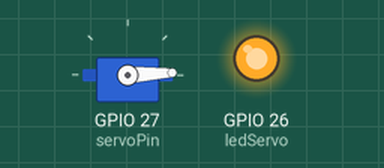
Recording of a sketch running on a simulated ESP32. Shown: servo, output pins drawn as LEDs (lit = HIGH).

Above: at 0.05 s.
At 1.3 s:
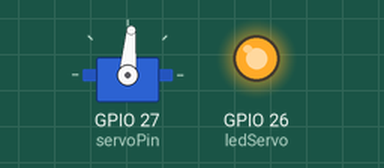
At 2.6 s:
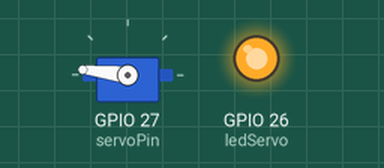
At 5.2 s:
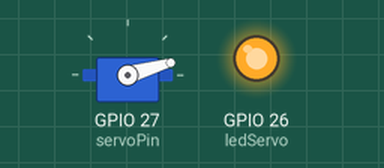
Timing chart, 0 to 7.1 s (numbered marks = the images above):
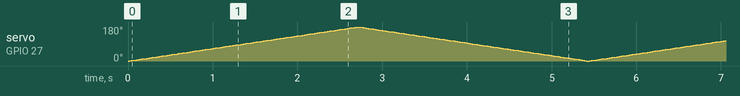

The sketch:

ServoFuncional.ino
```cpp
// Codigo funcional del servomotor, permite mover el servo de 0 a 180 grados e indica con el led rojo cuando se va a empezar a mover
#include <ESP32Servo.h>

Servo myservo;  // create servo object to control a servo

// Recommended PWM GPIO pins on the ESP32 include 2,4,12-19,21-23,25-27,32-33
const int servoPin = 27;
const int ledServo = 26;
int pos = 0;    // variable to store the servo position

void setup() {
  //myservo.setPeriodHertz(50);
  myservo.attach(servoPin);
  pinMode(ledServo, OUTPUT);
  digitalWrite (ledServo, HIGH);  // turn on the LED
}

void loop() {
   for (pos = 0; pos <= 180; pos += 1) { // goes from 0 degrees to 180 degrees
    // in steps of 1 degree
    myservo.write(pos);              // tell servo to go to position in variable 'pos'
    delay(15);                       // waits 15ms for the servo to reach the position
  }
  for (pos = 180; pos >= 0; pos -= 1) { // goes from 180 degrees to 0 degrees
    myservo.write(pos);              // tell servo to go to position in variable 'pos'
    delay(15);                       // waits 15ms for the servo to reach the position
  }
  //digitalWrite (ledServo, LOW);  // turn on the LED
}
```
